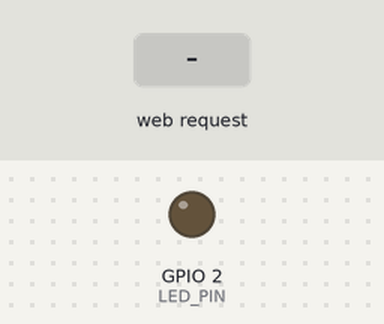
Bench run of a sketch on a simulated ESP8266 (NodeMCU). On the bench: output pins drawn as LEDs (lit = HIGH). The inputs (shaded band) are chosen by the test bench. WiFi joins after 1.5 s; servers stay silent unless stated; what the sketch prints to the serial monitor is not drawn.

Above: at 2.7 s.
2.8 s: HTTP request GET / received
At 4.4 s:
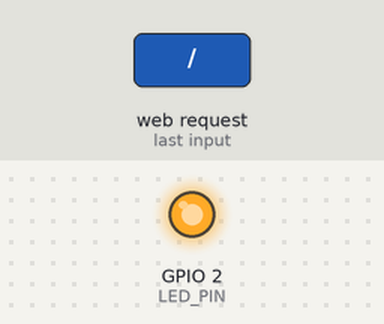
Timing chart, 0 to 5.9 s (numbered marks = the images above; inputs shaded):
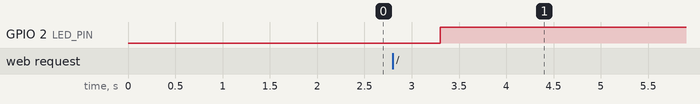

The sketch:

231114.ino
```cpp
#include <ESP8266WiFi.h>
#include <ESP8266WebServer.h>
#include <pgmspace.h>

#define LED_PIN LED_BUILTIN
#define LED_OFF 0
#define LED_ON 1

const char* ssid = "ssid";
const char* password = "password";

ESP8266WebServer server(80);

const char pageMain[] PROGMEM = R"=====(
<!doctype html>
<html>
<head>
	<title>Main Page</title>
</head>
<body>
	<h1>This is Main page</h1>
	<p><a href="/">Main Page</a></p>
	<p><a href="/second_page">Second Page</a></p>
	<p><a href="/third_page">Thrid Page</a></p>
</body>
</html>
)=====";

const char pageSecond[] PROGMEM = R"=====(
<!doctype html>
<html>
<head>
	<title>Second Page</title>
</head>
<body>
	<h1>This is Second page</h1>
	<p><a href="/">Main Page</a></p>
	<p><a href="/second_page">Second Page</a></p>
	<p><a href="/third_page">Thrid Page</a></p>
</body>
</html>
)=====";

const char pageThird[] PROGMEM = R"=====(
<!doctype html>
<html>
<head>
	<title>Thrid Page</title>
</head>
<body>
	<h1>This is Third page</h1>
	<p><a href="/">Main Page</a></p>
	<p><a href="/second_page">Second Page</a></p>
	<p><a href="/third_page">Thrid Page</a></p>
</body>
</html>
)=====";

void handleMain(){
  String html = pageMain;
  server.send(200, "text/html", html);
  digitalWrite(LED_PIN, LED_OFF);
  delay(500);
  digitalWrite(LED_PIN, LED_ON);
}
void handleSecondPage(){
  String html = pageSecond;
  server.send(200, "text/html", html);
  digitalWrite(LED_PIN, LED_OFF);
  delay(500);
  digitalWrite(LED_PIN, LED_ON);
}
void handleThirdPage(){
  String html = pageThird;
  server.send(200, "text/html", html);
  digitalWrite(LED_PIN, LED_OFF);
  delay(500);
  digitalWrite(LED_PIN, LED_ON);
}

void setup() {
  Serial.begin(115200);
  pinMode(LED_PIN,OUTPUT);
  WiFi.mode(WIFI_STA);
  WiFi.begin(ssid, password);

  while (WiFi.status() != WL_CONNECTED){
    delay(500);
    Serial.print(".");
  }
  Serial.println("");
  Serial.println("Connecting to ");
  Serial.println(ssid);
  Serial.println("IP address : ");
  Serial.println(WiFi.localIP());

  server.on("/", handleMain);
  server.on("/second_page", handleSecondPage);
  server.on("/third_page", handleThirdPage);

  server.begin();
  Serial.println("Server started");
}

void loop() {
  server.handleClient();
}
```

Measured:
- after the input at 2.8 s, GPIO 2 (LED_PIN): LOW → HIGH after 0.50 s
